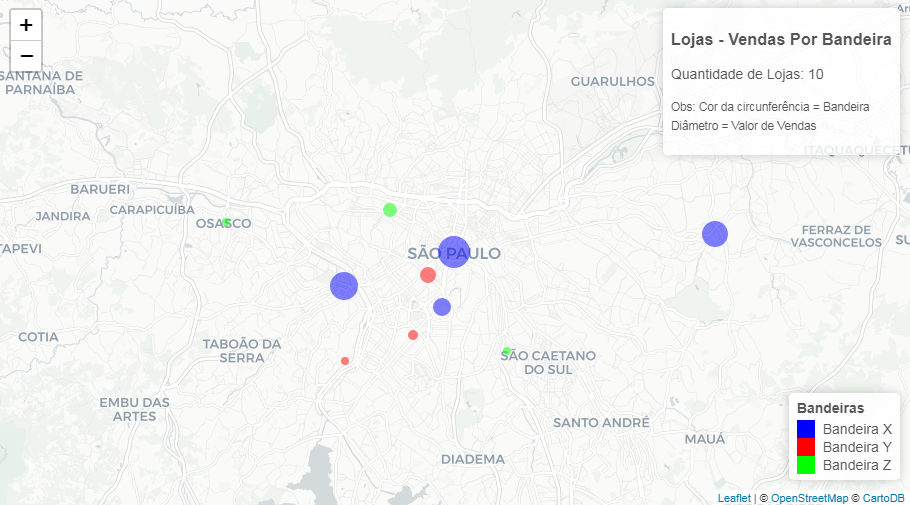

This figure's R source:
library(leaflet)

df = data.frame(
  "codigo" 		= c(123,456,789,987,654,321,111,888,555, 444),
  "loja" 		= c("Loja A","Loja B","Loja C","Loja D","Loja E","Loja F","Loja G", "Loja H", "Loja I", "Loja J"),
  "bandeira" 	= c("Bandeira X","Bandeira Y","Bandeira X","Bandeira Y","Bandeira Z","Bandeira X","Bandeira X", "Bandeira Z", "Bandeira Y", "Bandeira Z"),
  "valor" 		= c(158847.7,76374.8,131559.5,43526.3,69344.8,85491.7,140182.8,43834.6,53368.7,43467.8),
  "lucro" 		= c(15884.7,7637.4,13155.9,4352.6,6934.4,8549.1,1318.2,1383.4,5336.8,4346.7),
  "lat" 		= c(-23.550520, -23.565480, -23.539210, -23.619480, -23.524370, -23.585610, -23.572140, -23.531570, -23.603080, -23.612780),
  "long" 		= c(-46.633308, -46.651570, -46.454300, -46.708580, -46.677200, -46.641720, -46.709280, -46.789890, -46.661580, -46.597240)
)

quantidadeLojas <- paste(
  "<h3>Lojas - Vendas Por Bandeira</h3>",
  "<p>Quantidade de Lojas:", nrow(df), "</p>",
  "<p><small>Obs: Cor da circunferência = Bandeira <br /> Diâmetro = Valor de Vendas</small></p>"
)

pal <- colorFactor(c("blue", "red", "green"), domain = c("Bandeira X", "Bandeira Y", "Bandeira Z"))

m <- leaflet(df) %>% addProviderTiles(providers$CartoDB.Positron) %>%
  addControl(quantidadeLojas, position = "topright") %>%
  setView(lng = -46.633308, lat = -23.550520, zoom = 11) %>%
  addCircleMarkers(
    radius = ~valor/10000,
    color = ~pal(bandeira),
    stroke = FALSE, fillOpacity = 0.5,
    popup=~paste0("<div style='text-align:center; margin-top:15px;'><h2 style='color:#44C993;'>", loja, " - ", codigo,"</h2><i>", bandeira, "</i>" 
                  , "<div style='background-color:#F9F9F9; margin-top: 20px;'>"
                  , "<p style='border-bottom:2px solid white; padding: 10px; margin: 0;'>", "<b>Vendas:</b> R$ ", formatC(valor, format = "f", digits = 1), "</p>"
                  , "<p style='border-bottom:2px solid white; padding: 10px; margin: 0;'>","<b>Lucro:</b> R$ ", formatC(lucro, format = "f", digits = 1), "</p>"
                  , "<p style='border-bottom:2px solid white; padding: 10px; margin: 0;'>","<b>Margem PDV:</b> ",  paste0(formatC(100 * (lucro/valor), format = "f", digits = 1), "%"), "</p>"
                  , "</div>"
                  , "<nav id='menu' style='text-align:center; margin-top:20px; margin-bottom:5px; font-weight:bold; border-top: 1px solid #f0f0f0; padding-top: 10px;'>
										    <ul style='padding:0px;margin:0px;list-style:none;'>
										        <li style='display: inline;'><a href='' target = '_parent' style='padding: 5px 15px;display: inline-block;color: black;text-decoration: none; background-color: #44C993; color: white;'>Vendas</a></li>
												<li style='display: inline;'><a href='' target = '_parent' style='padding: 5px 15px;display: inline-block;color: black;text-decoration: none; background-color: #44C993; color: white;'>Tendência</a></li>
										        <li style='display: inline;'><a href='' target = '_parent' style='padding: 5px 15px;display: inline-block;color: black;text-decoration: none; background-color: #44C993; color: white;'>Ficha</a></li>
										    </ul>
										</nav>"
                  ,"</div>"
    )
  ) %>%
  addLegend("bottomright", pal = pal, values = ~bandeira,
            title = "Bandeiras",
            opacity = 1
  )
